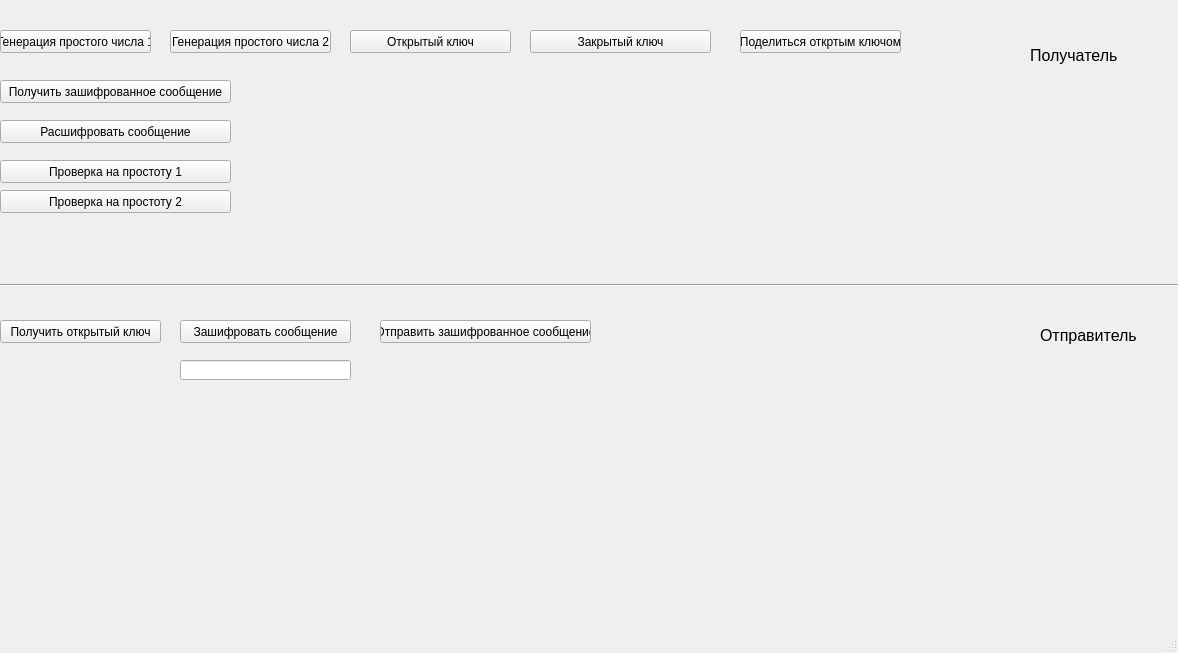
<?xml version="1.0" encoding="UTF-8"?>
<ui version="4.0">
 <class>MainWindow</class>
 <widget class="QMainWindow" name="MainWindow">
  <property name="geometry">
   <rect>
    <x>0</x>
    <y>0</y>
    <width>1178</width>
    <height>653</height>
   </rect>
  </property>
  <property name="windowTitle">
   <string>MainWindow</string>
  </property>
  <widget class="QWidget" name="centralwidget">
   <widget class="QPushButton" name="samplenum1">
    <property name="geometry">
     <rect>
      <x>0</x>
      <y>30</y>
      <width>151</width>
      <height>23</height>
     </rect>
    </property>
    <property name="text">
     <string>Генерация простого числа 1</string>
    </property>
   </widget>
   <widget class="QLabel" name="label">
    <property name="geometry">
     <rect>
      <x>0</x>
      <y>3</y>
      <width>151</width>
      <height>20</height>
     </rect>
    </property>
    <property name="text">
     <string/>
    </property>
   </widget>
   <widget class="QLabel" name="label_2">
    <property name="geometry">
     <rect>
      <x>180</x>
      <y>10</y>
      <width>141</width>
      <height>16</height>
     </rect>
    </property>
    <property name="text">
     <string/>
    </property>
   </widget>
   <widget class="QPushButton" name="samplenum2">
    <property name="geometry">
     <rect>
      <x>170</x>
      <y>30</y>
      <width>161</width>
      <height>23</height>
     </rect>
    </property>
    <property name="text">
     <string>Генерация простого числа 2</string>
    </property>
   </widget>
   <widget class="QPushButton" name="openkey">
    <property name="geometry">
     <rect>
      <x>350</x>
      <y>30</y>
      <width>161</width>
      <height>23</height>
     </rect>
    </property>
    <property name="text">
     <string>Открытый ключ</string>
    </property>
   </widget>
   <widget class="QLabel" name="label_3">
    <property name="geometry">
     <rect>
      <x>350</x>
      <y>10</y>
      <width>161</width>
      <height>20</height>
     </rect>
    </property>
    <property name="text">
     <string/>
    </property>
   </widget>
   <widget class="QPushButton" name="closedkey">
    <property name="geometry">
     <rect>
      <x>530</x>
      <y>30</y>
      <width>181</width>
      <height>23</height>
     </rect>
    </property>
    <property name="text">
     <string>Закрытый ключ</string>
    </property>
   </widget>
   <widget class="QLabel" name="label_4">
    <property name="geometry">
     <rect>
      <x>530</x>
      <y>10</y>
      <width>181</width>
      <height>16</height>
     </rect>
    </property>
    <property name="text">
     <string/>
    </property>
   </widget>
   <widget class="QPushButton" name="shareopenkey">
    <property name="geometry">
     <rect>
      <x>740</x>
      <y>30</y>
      <width>161</width>
      <height>23</height>
     </rect>
    </property>
    <property name="text">
     <string>Поделиться откртым ключом</string>
    </property>
   </widget>
   <widget class="QLabel" name="label_5">
    <property name="geometry">
     <rect>
      <x>740</x>
      <y>10</y>
      <width>161</width>
      <height>16</height>
     </rect>
    </property>
    <property name="text">
     <string/>
    </property>
   </widget>
   <widget class="Line" name="line">
    <property name="geometry">
     <rect>
      <x>0</x>
      <y>270</y>
      <width>1221</width>
      <height>31</height>
     </rect>
    </property>
    <property name="orientation">
     <enum>Qt::Horizontal</enum>
    </property>
   </widget>
   <widget class="QPushButton" name="getopenkey">
    <property name="geometry">
     <rect>
      <x>0</x>
      <y>320</y>
      <width>161</width>
      <height>23</height>
     </rect>
    </property>
    <property name="text">
     <string>Получить открытый ключ</string>
    </property>
   </widget>
   <widget class="QLabel" name="label_6">
    <property name="geometry">
     <rect>
      <x>0</x>
      <y>300</y>
      <width>161</width>
      <height>16</height>
     </rect>
    </property>
    <property name="text">
     <string/>
    </property>
   </widget>
   <widget class="QPushButton" name="shifrmessege">
    <property name="geometry">
     <rect>
      <x>180</x>
      <y>320</y>
      <width>171</width>
      <height>23</height>
     </rect>
    </property>
    <property name="text">
     <string>Зашифровать сообщение</string>
    </property>
   </widget>
   <widget class="QLabel" name="label_7">
    <property name="geometry">
     <rect>
      <x>180</x>
      <y>300</y>
      <width>171</width>
      <height>16</height>
     </rect>
    </property>
    <property name="text">
     <string/>
    </property>
   </widget>
   <widget class="QPushButton" name="sharemessege">
    <property name="geometry">
     <rect>
      <x>380</x>
      <y>320</y>
      <width>211</width>
      <height>23</height>
     </rect>
    </property>
    <property name="text">
     <string>Отправить зашифрованное сообщение</string>
    </property>
   </widget>
   <widget class="QLabel" name="label_8">
    <property name="geometry">
     <rect>
      <x>380</x>
      <y>300</y>
      <width>211</width>
      <height>16</height>
     </rect>
    </property>
    <property name="text">
     <string/>
    </property>
   </widget>
   <widget class="QPushButton" name="pushButton">
    <property name="geometry">
     <rect>
      <x>0</x>
      <y>80</y>
      <width>231</width>
      <height>23</height>
     </rect>
    </property>
    <property name="text">
     <string>Получить зашифрованное сообщение</string>
    </property>
   </widget>
   <widget class="QPushButton" name="pushButton_2">
    <property name="geometry">
     <rect>
      <x>0</x>
      <y>120</y>
      <width>231</width>
      <height>23</height>
     </rect>
    </property>
    <property name="text">
     <string>Расшифровать сообщение</string>
    </property>
   </widget>
   <widget class="QPushButton" name="pushButton_3">
    <property name="geometry">
     <rect>
      <x>0</x>
      <y>160</y>
      <width>231</width>
      <height>23</height>
     </rect>
    </property>
    <property name="text">
     <string>Проверка на простоту 1</string>
    </property>
   </widget>
   <widget class="QPushButton" name="pushButton_4">
    <property name="geometry">
     <rect>
      <x>0</x>
      <y>190</y>
      <width>231</width>
      <height>23</height>
     </rect>
    </property>
    <property name="text">
     <string>Проверка на простоту 2</string>
    </property>
   </widget>
   <widget class="QLineEdit" name="lineEdit">
    <property name="geometry">
     <rect>
      <x>180</x>
      <y>360</y>
      <width>171</width>
      <height>20</height>
     </rect>
    </property>
   </widget>
   <widget class="QLabel" name="label_9">
    <property name="geometry">
     <rect>
      <x>250</x>
      <y>80</y>
      <width>201</width>
      <height>16</height>
     </rect>
    </property>
    <property name="text">
     <string/>
    </property>
   </widget>
   <widget class="QLabel" name="label_10">
    <property name="geometry">
     <rect>
      <x>250</x>
      <y>120</y>
      <width>151</width>
      <height>16</height>
     </rect>
    </property>
    <property name="text">
     <string/>
    </property>
   </widget>
   <widget class="QLabel" name="label_11">
    <property name="geometry">
     <rect>
      <x>250</x>
      <y>160</y>
      <width>131</width>
      <height>16</height>
     </rect>
    </property>
    <property name="text">
     <string/>
    </property>
   </widget>
   <widget class="QLabel" name="label_12">
    <property name="geometry">
     <rect>
      <x>250</x>
      <y>190</y>
      <width>131</width>
      <height>16</height>
     </rect>
    </property>
    <property name="text">
     <string/>
    </property>
   </widget>
   <widget class="QLabel" name="label_13">
    <property name="geometry">
     <rect>
      <x>250</x>
      <y>220</y>
      <width>131</width>
      <height>16</height>
     </rect>
    </property>
    <property name="text">
     <string/>
    </property>
   </widget>
   <widget class="QLabel" name="label_14">
    <property name="geometry">
     <rect>
      <x>1030</x>
      <y>20</y>
      <width>131</width>
      <height>71</height>
     </rect>
    </property>
    <property name="font">
     <font>
      <pointsize>12</pointsize>
     </font>
    </property>
    <property name="text">
     <string>Получатель</string>
    </property>
   </widget>
   <widget class="QLabel" name="label_15">
    <property name="geometry">
     <rect>
      <x>1040</x>
      <y>300</y>
      <width>131</width>
      <height>71</height>
     </rect>
    </property>
    <property name="font">
     <font>
      <pointsize>12</pointsize>
     </font>
    </property>
    <property name="text">
     <string>Отправитель</string>
    </property>
   </widget>
  </widget>
  <widget class="QMenuBar" name="menubar">
   <property name="geometry">
    <rect>
     <x>0</x>
     <y>0</y>
     <width>1178</width>
     <height>21</height>
    </rect>
   </property>
  </widget>
  <widget class="QStatusBar" name="statusbar"/>
 </widget>
 <resources/>
 <connections/>
</ui>
